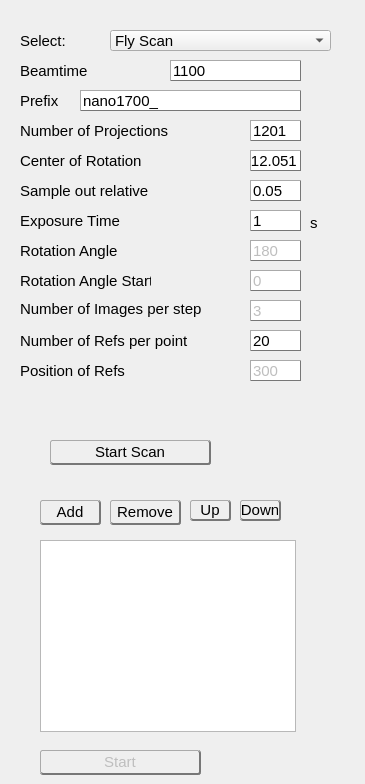
    <widget class="QWidget" name="tab_3">
     <attribute name="title">
      <string>Scan</string>
     </attribute>
     <widget class="QLineEdit" name="io_rotangle">
      <property name="enabled">
       <bool>false</bool>
      </property>
      <property name="geometry">
       <rect>
        <x>250</x>
        <y>240</y>
        <width>51</width>
        <height>21</height>
       </rect>
      </property>
      <property name="sizePolicy">
       <sizepolicy hsizetype="Fixed" vsizetype="Fixed">
        <horstretch>0</horstretch>
        <verstretch>0</verstretch>
       </sizepolicy>
      </property>
      <property name="font">
       <font>
        <family>Arial</family>
        <pointsize>11</pointsize>
       </font>
      </property>
      <property name="styleSheet">
       <string notr="true">border: solid;

border-bottom-color: #777777;
border-bottom-width: 1px;

border-right-color:#777777;
border-right-width: 1px;

border-top-color:#AAAAAA;
border-top-width: 1px;

border-left-color:#AAAAAA;
border-left-width: 1px;

 background: qlineargradient(x1: 0, y1: 0, x2: 0, y2: 1,
                                 stop: 0 #fafafa, stop: 0.4 #f4f4f4,
                                 stop: 0.5 #e7e7e7, stop: 1.0 #fafafa);</string>
      </property>
      <property name="text">
       <string>180</string>
      </property>
     </widget>
     <widget class="QLineEdit" name="io_an">
      <property name="enabled">
       <bool>false</bool>
      </property>
      <property name="geometry">
       <rect>
        <x>250</x>
        <y>300</y>
        <width>51</width>
        <height>21</height>
       </rect>
      </property>
      <property name="sizePolicy">
       <sizepolicy hsizetype="Fixed" vsizetype="Fixed">
        <horstretch>0</horstretch>
        <verstretch>0</verstretch>
       </sizepolicy>
      </property>
      <property name="font">
       <font>
        <family>Arial</family>
        <pointsize>11</pointsize>
       </font>
      </property>
      <property name="styleSheet">
       <string notr="true">border: solid;

border-bottom-color: #777777;
border-bottom-width: 1px;

border-right-color:#777777;
border-right-width: 1px;

border-top-color:#AAAAAA;
border-top-width: 1px;

border-left-color:#AAAAAA;
border-left-width: 1px;

 background: qlineargradient(x1: 0, y1: 0, x2: 0, y2: 1,
                                 stop: 0 #fafafa, stop: 0.4 #f4f4f4,
                                 stop: 0.5 #e7e7e7, stop: 1.0 #fafafa);</string>
      </property>
      <property name="text">
       <string>3</string>
      </property>
     </widget>
     <widget class="QLabel" name="label_roixlow_5">
      <property name="geometry">
       <rect>
        <x>20</x>
        <y>240</y>
        <width>101</width>
        <height>21</height>
       </rect>
      </property>
      <property name="font">
       <font>
        <family>Arial</family>
        <pointsize>11</pointsize>
       </font>
      </property>
      <property name="text">
       <string>Rotation Angle</string>
      </property>
     </widget>
     <widget class="QLineEdit" name="io_rotstartangle">
      <property name="enabled">
       <bool>false</bool>
      </property>
      <property name="geometry">
       <rect>
        <x>250</x>
        <y>270</y>
        <width>51</width>
        <height>21</height>
       </rect>
      </property>
      <property name="sizePolicy">
       <sizepolicy hsizetype="Fixed" vsizetype="Fixed">
        <horstretch>0</horstretch>
        <verstretch>0</verstretch>
       </sizepolicy>
      </property>
      <property name="font">
       <font>
        <family>Arial</family>
        <pointsize>11</pointsize>
       </font>
      </property>
      <property name="styleSheet">
       <string notr="true">border: solid;

border-bottom-color: #777777;
border-bottom-width: 1px;

border-right-color:#777777;
border-right-width: 1px;

border-top-color:#AAAAAA;
border-top-width: 1px;

border-left-color:#AAAAAA;
border-left-width: 1px;

 background: qlineargradient(x1: 0, y1: 0, x2: 0, y2: 1,
                                 stop: 0 #fafafa, stop: 0.4 #f4f4f4,
                                 stop: 0.5 #e7e7e7, stop: 1.0 #fafafa);</string>
      </property>
      <property name="text">
       <string>0</string>
      </property>
     </widget>
     <widget class="QLabel" name="label_roixlow_14">
      <property name="geometry">
       <rect>
        <x>20</x>
        <y>301</y>
        <width>181</width>
        <height>16</height>
       </rect>
      </property>
      <property name="font">
       <font>
        <family>Arial</family>
        <pointsize>11</pointsize>
       </font>
      </property>
      <property name="text">
       <string>Number of Images per step</string>
      </property>
     </widget>
     <widget class="QLabel" name="label_roixlow_2">
      <property name="geometry">
       <rect>
        <x>20</x>
        <y>150</y>
        <width>131</width>
        <height>21</height>
       </rect>
      </property>
      <property name="font">
       <font>
        <family>Arial</family>
        <pointsize>11</pointsize>
       </font>
      </property>
      <property name="text">
       <string>Center of Rotation</string>
      </property>
     </widget>
     <widget class="QLineEdit" name="io_nop">
      <property name="geometry">
       <rect>
        <x>250</x>
        <y>120</y>
        <width>51</width>
        <height>21</height>
       </rect>
      </property>
      <property name="sizePolicy">
       <sizepolicy hsizetype="Fixed" vsizetype="Fixed">
        <horstretch>0</horstretch>
        <verstretch>0</verstretch>
       </sizepolicy>
      </property>
      <property name="font">
       <font>
        <family>Arial</family>
        <pointsize>11</pointsize>
       </font>
      </property>
      <property name="styleSheet">
       <string notr="true">border: solid;

border-bottom-color: #777777;
border-bottom-width: 1px;

border-right-color:#777777;
border-right-width: 1px;

border-top-color:#AAAAAA;
border-top-width: 1px;

border-left-color:#AAAAAA;
border-left-width: 1px;

 background: qlineargradient(x1: 0, y1: 0, x2: 0, y2: 1,
                                 stop: 0 #fafafa, stop: 0.4 #f4f4f4,
                                 stop: 0.5 #e7e7e7, stop: 1.0 #fafafa);</string>
      </property>
      <property name="text">
       <string>1201</string>
      </property>
     </widget>
     <widget class="QLabel" name="label_roixlow_8">
      <property name="geometry">
       <rect>
        <x>20</x>
        <y>180</y>
        <width>131</width>
        <height>21</height>
       </rect>
      </property>
      <property name="font">
       <font>
        <family>Arial</family>
        <pointsize>11</pointsize>
       </font>
      </property>
      <property name="text">
       <string>Sample out relative</string>
      </property>
     </widget>
     <widget class="QLineEdit" name="io_exptime2">
      <property name="geometry">
       <rect>
        <x>250</x>
        <y>210</y>
        <width>51</width>
        <height>21</height>
       </rect>
      </property>
      <property name="sizePolicy">
       <sizepolicy hsizetype="Fixed" vsizetype="Fixed">
        <horstretch>0</horstretch>
        <verstretch>0</verstretch>
       </sizepolicy>
      </property>
      <property name="font">
       <font>
        <family>Arial</family>
        <pointsize>11</pointsize>
       </font>
      </property>
      <property name="styleSheet">
       <string notr="true">border: solid;

border-bottom-color: #777777;
border-bottom-width: 1px;

border-right-color:#777777;
border-right-width: 1px;

border-top-color:#AAAAAA;
border-top-width: 1px;

border-left-color:#AAAAAA;
border-left-width: 1px;

 background: qlineargradient(x1: 0, y1: 0, x2: 0, y2: 1,
                                 stop: 0 #fafafa, stop: 0.4 #f4f4f4,
                                 stop: 0.5 #e7e7e7, stop: 1.0 #fafafa);</string>
      </property>
      <property name="text">
       <string>1</string>
      </property>
     </widget>
     <widget class="QLineEdit" name="io_prefix">
      <property name="geometry">
       <rect>
        <x>80</x>
        <y>90</y>
        <width>221</width>
        <height>21</height>
       </rect>
      </property>
      <property name="sizePolicy">
       <sizepolicy hsizetype="Fixed" vsizetype="Fixed">
        <horstretch>0</horstretch>
        <verstretch>0</verstretch>
       </sizepolicy>
      </property>
      <property name="font">
       <font>
        <family>Arial</family>
        <pointsize>11</pointsize>
       </font>
      </property>
      <property name="styleSheet">
       <string notr="true">border: solid;

border-bottom-color: #777777;
border-bottom-width: 1px;

border-right-color:#777777;
border-right-width: 1px;

border-top-color:#AAAAAA;
border-top-width: 1px;

border-left-color:#AAAAAA;
border-left-width: 1px;

 background: qlineargradient(x1: 0, y1: 0, x2: 0, y2: 1,
                                 stop: 0 #fafafa, stop: 0.4 #f4f4f4,
                                 stop: 0.5 #e7e7e7, stop: 1.0 #fafafa);</string>
      </property>
      <property name="text">
       <string>nano1700_</string>
      </property>
     </widget>
     <widget class="QLabel" name="label_roixlow_6">
      <property name="geometry">
       <rect>
        <x>20</x>
        <y>270</y>
        <width>131</width>
        <height>21</height>
       </rect>
      </property>
      <property name="font">
       <font>
        <family>Arial</family>
        <pointsize>11</pointsize>
       </font>
      </property>
      <property name="text">
       <string>Rotation Angle Start</string>
      </property>
     </widget>
     <widget class="QLineEdit" name="io_sampleoutrel">
      <property name="geometry">
       <rect>
        <x>250</x>
        <y>180</y>
        <width>51</width>
        <height>21</height>
       </rect>
      </property>
      <property name="sizePolicy">
       <sizepolicy hsizetype="Fixed" vsizetype="Fixed">
        <horstretch>0</horstretch>
        <verstretch>0</verstretch>
       </sizepolicy>
      </property>
      <property name="font">
       <font>
        <family>Arial</family>
        <pointsize>11</pointsize>
       </font>
      </property>
      <property name="styleSheet">
       <string notr="true">border: solid;

border-bottom-color: #777777;
border-bottom-width: 1px;

border-right-color:#777777;
border-right-width: 1px;

border-top-color:#AAAAAA;
border-top-width: 1px;

border-left-color:#AAAAAA;
border-left-width: 1px;

 background: qlineargradient(x1: 0, y1: 0, x2: 0, y2: 1,
                                 stop: 0 #fafafa, stop: 0.4 #f4f4f4,
                                 stop: 0.5 #e7e7e7, stop: 1.0 #fafafa);</string>
      </property>
      <property name="text">
       <string>0.05</string>
      </property>
     </widget>
     <widget class="QLabel" name="label_roixlow_3">
      <property name="geometry">
       <rect>
        <x>20</x>
        <y>90</y>
        <width>101</width>
        <height>21</height>
       </rect>
      </property>
      <property name="font">
       <font>
        <family>Arial</family>
        <pointsize>11</pointsize>
       </font>
      </property>
      <property name="text">
       <string>Prefix</string>
      </property>
     </widget>
     <widget class="QLabel" name="label_roixlow_4">
      <property name="geometry">
       <rect>
        <x>20</x>
        <y>210</y>
        <width>131</width>
        <height>21</height>
       </rect>
      </property>
      <property name="font">
       <font>
        <family>Arial</family>
        <pointsize>11</pointsize>
       </font>
      </property>
      <property name="text">
       <string>Exposure Time</string>
      </property>
     </widget>
     <widget class="QLineEdit" name="io_beamtime">
      <property name="geometry">
       <rect>
        <x>170</x>
        <y>60</y>
        <width>131</width>
        <height>21</height>
       </rect>
      </property>
      <property name="sizePolicy">
       <sizepolicy hsizetype="Fixed" vsizetype="Fixed">
        <horstretch>0</horstretch>
        <verstretch>0</verstretch>
       </sizepolicy>
      </property>
      <property name="font">
       <font>
        <family>Arial</family>
        <pointsize>11</pointsize>
       </font>
      </property>
      <property name="styleSheet">
       <string notr="true">border: solid;

border-bottom-color: #777777;
border-bottom-width: 1px;

border-right-color:#777777;
border-right-width: 1px;

border-top-color:#AAAAAA;
border-top-width: 1px;

border-left-color:#AAAAAA;
border-left-width: 1px;

 background: qlineargradient(x1: 0, y1: 0, x2: 0, y2: 1,
                                 stop: 0 #fafafa, stop: 0.4 #f4f4f4,
                                 stop: 0.5 #e7e7e7, stop: 1.0 #fafafa);</string>
      </property>
      <property name="text">
       <string>1100</string>
      </property>
     </widget>
     <widget class="QLabel" name="label_roixlow_9">
      <property name="geometry">
       <rect>
        <x>20</x>
        <y>120</y>
        <width>161</width>
        <height>21</height>
       </rect>
      </property>
      <property name="font">
       <font>
        <family>Arial</family>
        <pointsize>11</pointsize>
       </font>
      </property>
      <property name="text">
       <string>Number of Projections</string>
      </property>
     </widget>
     <widget class="QLineEdit" name="io_cor">
      <property name="geometry">
       <rect>
        <x>250</x>
        <y>150</y>
        <width>51</width>
        <height>21</height>
       </rect>
      </property>
      <property name="sizePolicy">
       <sizepolicy hsizetype="Fixed" vsizetype="Fixed">
        <horstretch>0</horstretch>
        <verstretch>0</verstretch>
       </sizepolicy>
      </property>
      <property name="font">
       <font>
        <family>Arial</family>
        <pointsize>11</pointsize>
       </font>
      </property>
      <property name="styleSheet">
       <string notr="true">border: solid;

border-bottom-color: #777777;
border-bottom-width: 1px;

border-right-color:#777777;
border-right-width: 1px;

border-top-color:#AAAAAA;
border-top-width: 1px;

border-left-color:#AAAAAA;
border-left-width: 1px;

 background: qlineargradient(x1: 0, y1: 0, x2: 0, y2: 1,
                                 stop: 0 #fafafa, stop: 0.4 #f4f4f4,
                                 stop: 0.5 #e7e7e7, stop: 1.0 #fafafa);</string>
      </property>
      <property name="text">
       <string>-12.051</string>
      </property>
     </widget>
     <widget class="QLabel" name="label_roixlow_7">
      <property name="geometry">
       <rect>
        <x>20</x>
        <y>60</y>
        <width>101</width>
        <height>21</height>
       </rect>
      </property>
      <property name="font">
       <font>
        <family>Arial</family>
        <pointsize>11</pointsize>
       </font>
      </property>
      <property name="text">
       <string>Beamtime</string>
      </property>
     </widget>
     <widget class="QPushButton" name="but_StartStandardScan">
      <property name="geometry">
       <rect>
        <x>50</x>
        <y>440</y>
        <width>161</width>
        <height>25</height>
       </rect>
      </property>
      <property name="font">
       <font>
        <family>Arial</family>
        <pointsize>11</pointsize>
       </font>
      </property>
      <property name="styleSheet">
       <string notr="true">border: solid;

border-bottom-color: #777777; border-bottom-width: 2px;

border-right-color:#777777;
border-right-width: 2px;

border-top-color:#AAAAAA;
border-top-width: 1px;

border-left-color:#AAAAAA;
border-left-width: 1px;

border-radius: 3px;
padding: 1px;
 background: qlineargradient(x1: 0, y1: 0, x2: 0, y2: 1,
                                 stop: 0 #fafafa, stop: 0.4 #f4f4f4,
                                 stop: 0.5 #e7e7e7, stop: 1.0 #fafafa);</string>
      </property>
      <property name="text">
       <string>Start Scan</string>
      </property>
     </widget>
     <widget class="QLabel" name="label_selectScan">
      <property name="geometry">
       <rect>
        <x>20</x>
        <y>30</y>
        <width>111</width>
        <height>21</height>
       </rect>
      </property>
      <property name="font">
       <font>
        <family>Arial</family>
        <pointsize>11</pointsize>
       </font>
      </property>
      <property name="text">
       <string>Select:</string>
      </property>
     </widget>
     <widget class="QComboBox" name="cB_Scan">
      <property name="geometry">
       <rect>
        <x>110</x>
        <y>30</y>
        <width>221</width>
        <height>21</height>
       </rect>
      </property>
      <property name="font">
       <font>
        <family>Arial</family>
        <pointsize>11</pointsize>
       </font>
      </property>
      <item>
       <property name="text">
        <string>Fly Scan</string>
       </property>
      </item>
      <item>
       <property name="text">
        <string>Tomo Integrated</string>
       </property>
      </item>
      <item>
       <property name="text">
        <string>Standard Scan</string>
       </property>
      </item>
      <item>
       <property name="text">
        <string>Take Image Series</string>
       </property>
      </item>
      <item>
       <property name="text">
        <string>Tomo Flexible</string>
       </property>
      </item>
      <item>
       <property name="text">
        <string>Close Shutter</string>
       </property>
      </item>
     </widget>
     <widget class="QLabel" name="label_3">
      <property name="geometry">
       <rect>
        <x>310</x>
        <y>216</y>
        <width>46</width>
        <height>13</height>
       </rect>
      </property>
      <property name="font">
       <font>
        <family>Arial</family>
        <pointsize>11</pointsize>
       </font>
      </property>
      <property name="text">
       <string>s</string>
      </property>
     </widget>
     <widget class="QListWidget" name="list_Scan">
      <property name="geometry">
       <rect>
        <x>40</x>
        <y>540</y>
        <width>256</width>
        <height>192</height>
       </rect>
      </property>
     </widget>
     <widget class="QPushButton" name="but_AddItem">
      <property name="geometry">
       <rect>
        <x>40</x>
        <y>500</y>
        <width>61</width>
        <height>25</height>
       </rect>
      </property>
      <property name="font">
       <font>
        <family>Arial</family>
        <pointsize>11</pointsize>
       </font>
      </property>
      <property name="styleSheet">
       <string notr="true">border: solid;

border-bottom-color: #777777; border-bottom-width: 2px;

border-right-color:#777777;
border-right-width: 2px;

border-top-color:#AAAAAA;
border-top-width: 1px;

border-left-color:#AAAAAA;
border-left-width: 1px;

border-radius: 3px;
padding: 1px;
 background: qlineargradient(x1: 0, y1: 0, x2: 0, y2: 1,
                                 stop: 0 #fafafa, stop: 0.4 #f4f4f4,
                                 stop: 0.5 #e7e7e7, stop: 1.0 #fafafa);</string>
      </property>
      <property name="text">
       <string>Add</string>
      </property>
     </widget>
     <widget class="QPushButton" name="but_RemoveItem">
      <property name="geometry">
       <rect>
        <x>110</x>
        <y>500</y>
        <width>71</width>
        <height>25</height>
       </rect>
      </property>
      <property name="font">
       <font>
        <family>Arial</family>
        <pointsize>11</pointsize>
       </font>
      </property>
      <property name="styleSheet">
       <string notr="true">border: solid;

border-bottom-color: #777777; border-bottom-width: 2px;

border-right-color:#777777;
border-right-width: 2px;

border-top-color:#AAAAAA;
border-top-width: 1px;

border-left-color:#AAAAAA;
border-left-width: 1px;

border-radius: 3px;
padding: 1px;
 background: qlineargradient(x1: 0, y1: 0, x2: 0, y2: 1,
                                 stop: 0 #fafafa, stop: 0.4 #f4f4f4,
                                 stop: 0.5 #e7e7e7, stop: 1.0 #fafafa);</string>
      </property>
      <property name="text">
       <string>Remove</string>
      </property>
     </widget>
     <widget class="QPushButton" name="but_MoveUp">
      <property name="geometry">
       <rect>
        <x>190</x>
        <y>500</y>
        <width>41</width>
        <height>21</height>
       </rect>
      </property>
      <property name="font">
       <font>
        <family>Arial</family>
        <pointsize>11</pointsize>
       </font>
      </property>
      <property name="styleSheet">
       <string notr="true">border: solid;

border-bottom-color: #777777; border-bottom-width: 2px;

border-right-color:#777777;
border-right-width: 2px;

border-top-color:#AAAAAA;
border-top-width: 1px;

border-left-color:#AAAAAA;
border-left-width: 1px;

border-radius: 3px;
padding: 1px;
 background: qlineargradient(x1: 0, y1: 0, x2: 0, y2: 1,
                                 stop: 0 #fafafa, stop: 0.4 #f4f4f4,
                                 stop: 0.5 #e7e7e7, stop: 1.0 #fafafa);</string>
      </property>
      <property name="text">
       <string>Up</string>
      </property>
     </widget>
     <widget class="QPushButton" name="but_MoveDown">
      <property name="geometry">
       <rect>
        <x>240</x>
        <y>500</y>
        <width>41</width>
        <height>21</height>
       </rect>
      </property>
      <property name="font">
       <font>
        <family>Arial</family>
        <pointsize>11</pointsize>
       </font>
      </property>
      <property name="styleSheet">
       <string notr="true">border: solid;

border-bottom-color: #777777; border-bottom-width: 2px;

border-right-color:#777777;
border-right-width: 2px;

border-top-color:#AAAAAA;
border-top-width: 1px;

border-left-color:#AAAAAA;
border-left-width: 1px;

border-radius: 3px;
padding: 1px;
 background: qlineargradient(x1: 0, y1: 0, x2: 0, y2: 1,
                                 stop: 0 #fafafa, stop: 0.4 #f4f4f4,
                                 stop: 0.5 #e7e7e7, stop: 1.0 #fafafa);</string>
      </property>
      <property name="text">
       <string>Down</string>
      </property>
     </widget>
     <widget class="QLabel" name="label_roixlow_15">
      <property name="geometry">
       <rect>
        <x>20</x>
        <y>330</y>
        <width>181</width>
        <height>21</height>
       </rect>
      </property>
      <property name="font">
       <font>
        <family>Arial</family>
        <pointsize>11</pointsize>
       </font>
      </property>
      <property name="text">
       <string>Number of Refs per point</string>
      </property>
     </widget>
     <widget class="QLabel" name="label_roixlow_16">
      <property name="geometry">
       <rect>
        <x>20</x>
        <y>360</y>
        <width>181</width>
        <height>21</height>
       </rect>
      </property>
      <property name="font">
       <font>
        <family>Arial</family>
        <pointsize>11</pointsize>
       </font>
      </property>
      <property name="text">
       <string>Position of Refs </string>
      </property>
     </widget>
     <widget class="QLineEdit" name="io_noref">
      <property name="geometry">
       <rect>
        <x>250</x>
        <y>330</y>
        <width>51</width>
        <height>21</height>
       </rect>
      </property>
      <property name="sizePolicy">
       <sizepolicy hsizetype="Fixed" vsizetype="Fixed">
        <horstretch>0</horstretch>
        <verstretch>0</verstretch>
       </sizepolicy>
      </property>
      <property name="font">
       <font>
        <family>Arial</family>
        <pointsize>11</pointsize>
       </font>
      </property>
      <property name="styleSheet">
       <string notr="true">border: solid;

border-bottom-color: #777777;
border-bottom-width: 1px;

border-right-color:#777777;
border-right-width: 1px;

border-top-color:#AAAAAA;
border-top-width: 1px;

border-left-color:#AAAAAA;
border-left-width: 1px;

 background: qlineargradient(x1: 0, y1: 0, x2: 0, y2: 1,
                                 stop: 0 #fafafa, stop: 0.4 #f4f4f4,
                                 stop: 0.5 #e7e7e7, stop: 1.0 #fafafa);</string>
      </property>
      <property name="text">
       <string>20</string>
      </property>
     </widget>
     <widget class="QLineEdit" name="io_refpos">
      <property name="enabled">
       <bool>false</bool>
      </property>
      <property name="geometry">
       <rect>
        <x>250</x>
        <y>360</y>
        <width>51</width>
        <height>21</height>
       </rect>
      </property>
      <property name="sizePolicy">
       <sizepolicy hsizetype="Fixed" vsizetype="Fixed">
        <horstretch>0</horstretch>
        <verstretch>0</verstretch>
       </sizepolicy>
      </property>
      <property name="font">
       <font>
        <family>Arial</family>
        <pointsize>11</pointsize>
       </font>
      </property>
      <property name="styleSheet">
       <string notr="true">border: solid;

border-bottom-color: #777777;
border-bottom-width: 1px;

border-right-color:#777777;
border-right-width: 1px;

border-top-color:#AAAAAA;
border-top-width: 1px;

border-left-color:#AAAAAA;
border-left-width: 1px;

 background: qlineargradient(x1: 0, y1: 0, x2: 0, y2: 1,
                                 stop: 0 #fafafa, stop: 0.4 #f4f4f4,
                                 stop: 0.5 #e7e7e7, stop: 1.0 #fafafa);</string>
      </property>
      <property name="text">
       <string>300</string>
      </property>
     </widget>
     <widget class="QPushButton" name="but_StartScanList">
      <property name="enabled">
       <bool>false</bool>
      </property>
      <property name="geometry">
       <rect>
        <x>40</x>
        <y>750</y>
        <width>161</width>
        <height>25</height>
       </rect>
      </property>
      <property name="font">
       <font>
        <family>Arial</family>
        <pointsize>11</pointsize>
       </font>
      </property>
      <property name="styleSheet">
       <string notr="true">border: solid;

border-bottom-color: #777777; border-bottom-width: 2px;

border-right-color:#777777;
border-right-width: 2px;

border-top-color:#AAAAAA;
border-top-width: 1px;

border-left-color:#AAAAAA;
border-left-width: 1px;

border-radius: 3px;
padding: 1px;
 background: qlineargradient(x1: 0, y1: 0, x2: 0, y2: 1,
                                 stop: 0 #fafafa, stop: 0.4 #f4f4f4,
                                 stop: 0.5 #e7e7e7, stop: 1.0 #fafafa);</string>
      </property>
      <property name="text">
       <string>Start</string>
      </property>
      <property name="autoDefault">
       <bool>false</bool>
      </property>
      <property name="default">
       <bool>false</bool>
      </property>
      <property name="flat">
       <bool>false</bool>
      </property>
     </widget>
     <zorder>io_rotangle</zorder>
     <zorder>io_an</zorder>
     <zorder>label_roixlow_5</zorder>
     <zorder>io_rotstartangle</zorder>
     <zorder>label_roixlow_14</zorder>
     <zorder>label_roixlow_2</zorder>
     <zorder>label_roixlow_8</zorder>
     <zorder>io_exptime2</zorder>
     <zorder>io_prefix</zorder>
     <zorder>label_roixlow_6</zorder>
     <zorder>io_sampleoutrel</zorder>
     <zorder>label_roixlow_3</zorder>
     <zorder>label_roixlow_4</zorder>
     <zorder>io_beamtime</zorder>
     <zorder>label_roixlow_9</zorder>
     <zorder>io_cor</zorder>
     <zorder>label_roixlow_7</zorder>
     <zorder>but_StartStandardScan</zorder>
     <zorder>label_selectScan</zorder>
     <zorder>cB_Scan</zorder>
     <zorder>io_nop</zorder>
     <zorder>label_3</zorder>
     <zorder>list_Scan</zorder>
     <zorder>but_AddItem</zorder>
     <zorder>but_RemoveItem</zorder>
     <zorder>but_MoveUp</zorder>
     <zorder>but_MoveDown</zorder>
     <zorder>label_roixlow_15</zorder>
     <zorder>label_roixlow_16</zorder>
     <zorder>io_noref</zorder>
     <zorder>io_refpos</zorder>
     <zorder>but_StartScanList</zorder>
    </widget>
